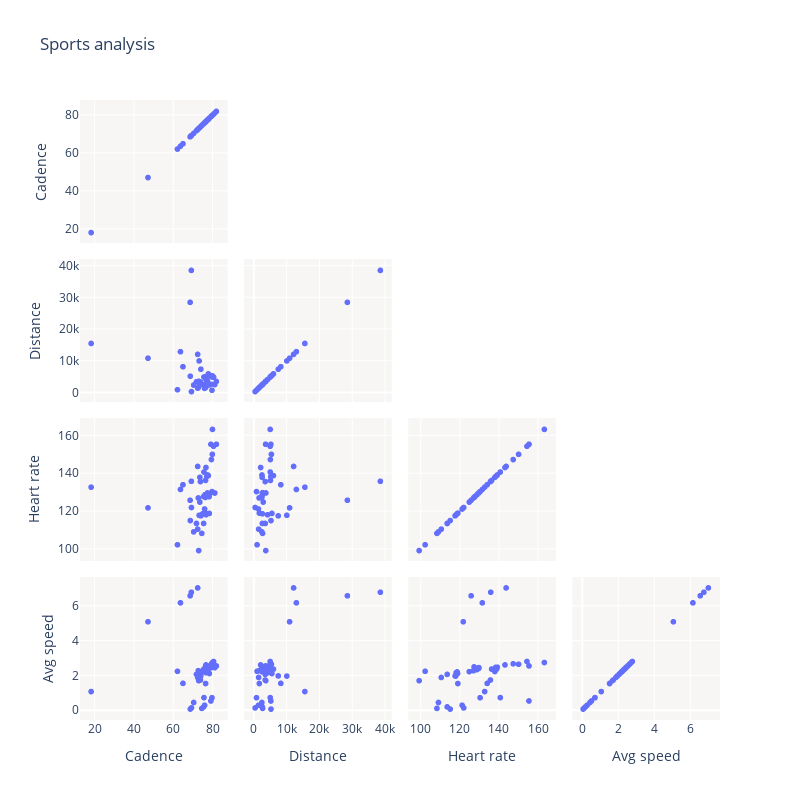

Notebook cell for this chart:
### Markdown cell above
## Scatterplot

The Scatterplot will be used to explore the main variables from the dataset. It allows us to see where the relationship may be between the variables and visualize the trends.

### Code cell
fig = go.Figure(data=go.Splom(
    dimensions=[dict(label='Cadence', values=df_resample['cadence']),
                dict(label='Distance', values=df_resample['distance']),
                dict(label='Heart rate', values=df_resample['heart_rate']),
                dict(label='Avg speed', values=df_resample['avg_speed'])],
    showupperhalf=False
))

fig.update_layout(
    title='Sports analysis',
    width=800,
    height=800,
    plot_bgcolor='rgb(247, 246, 245)'
)

fig.show()
